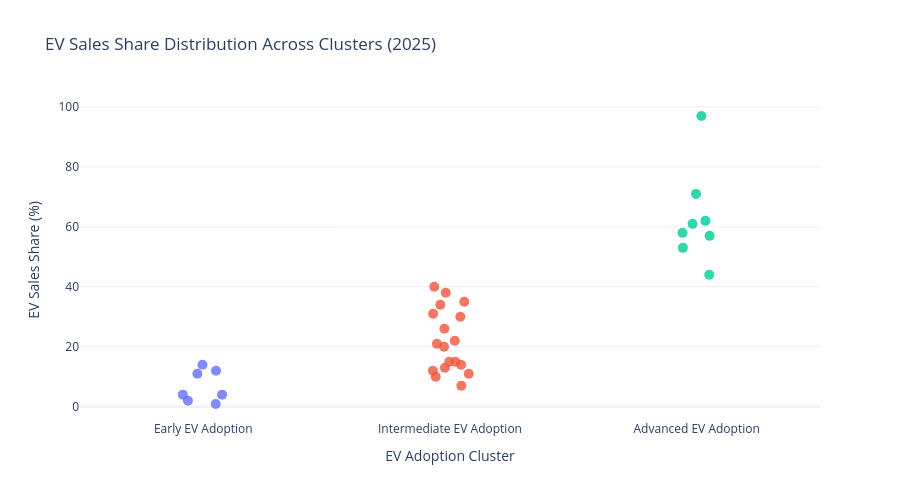

Notebook source saved alongside this figure:
### Code cell
import plotly.express as px

# Yalnızca 2025 verilerini seç
cluster_2025 = clustering_results[
    clustering_results["year"] == 2025
].copy()

# Her ülke yalnızca bir kez bulunmalı
assert not cluster_2025["region_country"].duplicated().any()

cluster_order = [
    "Early EV Adoption",
    "Intermediate EV Adoption",
    "Advanced EV Adoption"
]

# Etkileşimli Strip Plot (Beeswarm benzeri)
fig = px.strip(
    cluster_2025,
    x="cluster_name",
    y="ev_sales_share",
    color="cluster_name",
    hover_name="region_country",
    hover_data={
        "ev_sales_share": ":.2f",
        "ev_stock_share": ":.2f",
        "cluster_name": False
    },
    category_orders={"cluster_name": cluster_order},
    labels={
        "cluster_name": "EV Adoption Cluster",
        "ev_sales_share": "EV Sales Share (%)",
        "ev_stock_share": "EV Stock Share (%)"
    },
    title="EV Sales Share Distribution Across Clusters (2025)"
)

fig.update_traces(
    jitter=0.4,
    marker=dict(size=10, opacity=0.8)
)

fig.update_layout(
    showlegend=False,
    height=500,
    template="plotly_white"
)

fig.show()

# Küme bazında özet istatistikler
summary = (
    cluster_2025.groupby("cluster_name")["ev_sales_share"]
    .agg(["count", "median", "min", "max"])
    .reindex(cluster_order)
    .round(2)
)

display(summary)

### Figure 1 — Plotly figure (JSON) as saved in the notebook; plotly's stock layout.template omitted (floating-point values rounded to 4 significant figures)
{"data": [{"alignmentgroup": "True", "boxpoints": "all", "customdata": [[0.45], [1.0], [0.75], [0.9], [3.0], [0.15], [0.11]], "fillcolor": "rgba(255,255,255,0)", "hoveron": "points", "hovertemplate": "<b>%{hovertext}</b><br><br>EV Sales Share (%)=%{y:.2f}<br>EV Stock Share (%)=%{customdata[0]:.2f}<extra></extra>", "hovertext": ["Chile", "Greece", "India", "Jordan", "Korea", "Russia", "South Africa"], "jitter": 0.4, "legendgroup": "Early EV Adoption", "line": {"color": "rgba(255,255,255,0)"}, "marker": {"color": "#636efa", "opacity": 0.8, "size": 10}, "name": "Early EV Adoption", "offsetgroup": "Early EV Adoption", "orientation": "v", "pointpos": 0, "showlegend": true, "type": "box", "x": ["Early EV Adoption", "Early EV Adoption", "Early EV Adoption", "Early EV Adoption", "Early EV Adoption", "Early EV Adoption", "Early EV Adoption"], "x0": " ", "xaxis": "x", "y": [4.0, 14.0, 4.0, 12.0, 11.0, 2.0, 0.88], "y0": " ", "yaxis": "y"}, {"alignmentgroup": "True", "boxpoints": "all", "customdata": [[3.0], [7.0], [4.0], [6.0], [6.0], [1.0], [8.0], [2.0], [0.56], [4.0], [2.0], [6.0], [9.0], [2.0], [8.0], [3.0], [3.0], [7.0]], "fillcolor": "rgba(255,255,255,0)", "hoveron": "points", "hovertemplate": "<b>%{hovertext}</b><br><br>EV Sales Share (%)=%{y:.2f}<br>EV Stock Share (%)=%{customdata[0]:.2f}<extra></extra>", "hovertext": ["Australia", "Austria", "Canada", "France", "Germany", "Indonesia", "Israel", "Italy", "Mexico", "New Zealand", "Poland", "Portugal", "Singapore", "Spain", "Switzerland", "Turkiye", "USA", "United Kingdom"], "jitter": 0.4, "legendgroup": "Intermediate EV Adoption", "line": {"color": "rgba(255,255,255,0)"}, "marker": {"color": "#EF553B", "opacity": 0.8, "size": 10}, "name": "Intermediate EV Adoption", "offsetgroup": "Intermediate EV Adoption", "orientation": "v", "pointpos": 0, "showlegend": true, "type": "box", "x": ["Intermediate EV Adoption", "Intermediate EV Adoption", "Intermediate EV Adoption", "Intermediate EV Adoption", "Intermediate EV Adoption", "Intermediate EV Adoption", "Intermediate EV Adoption", "Intermediate EV Adoption", "Intermediate EV Adoption", "Intermediate EV Adoption", "Intermediate EV Adoption", "Intermediate EV Adoption", "Intermediate EV Adoption", "Intermediate EV Adoption", "Intermediate EV Adoption", "Intermediate EV Adoption", "Intermediate EV Adoption", "Intermediate EV Adoption"], "x0": " ", "xaxis": "x", "y": [15.0, 31.0, 11.0, 26.0, 30.0, 15.0, 21.0, 13.0, 7.0, 12.0, 14.0, 38.0, 40.0, 20.0, 34.0, 22.0, 10.0, 35.0], "y0": " ", "yaxis": "y"}, {"alignmentgroup": "True", "boxpoints": "all", "customdata": [[13.0], [14.0], [23.0], [12.0], [25.0], [13.0], [36.0], [16.0]], "fillcolor": "rgba(255,255,255,0)", "hoveron": "points", "hovertemplate": "<b>%{hovertext}</b><br><br>EV Sales Share (%)=%{y:.2f}<br>EV Stock Share (%)=%{customdata[0]:.2f}<extra></extra>", "hovertext": ["Belgium", "China", "Denmark", "Finland", "Iceland", "Netherlands", "Norway", "Sweden"], "jitter": 0.4, "legendgroup": "Advanced EV Adoption", "line": {"color": "rgba(255,255,255,0)"}, "marker": {"color": "#00cc96", "opacity": 0.8, "size": 10}, "name": "Advanced EV Adoption", "offsetgroup": "Advanced EV Adoption", "orientation": "v", "pointpos": 0, "showlegend": true, "type": "box", "x": ["Advanced EV Adoption", "Advanced EV Adoption", "Advanced EV Adoption", "Advanced EV Adoption", "Advanced EV Adoption", "Advanced EV Adoption", "Advanced EV Adoption", "Advanced EV Adoption"], "x0": " ", "xaxis": "x", "y": [44.0, 53.0, 71.0, 57.0, 62.0, 58.0, 97.0, 61.0], "y0": " ", "yaxis": "y"}], "layout": {"boxmode": "overlay", "height": 500, "legend": {"title": {"text": "EV Adoption Cluster"}, "tracegroupgap": 0}, "showlegend": false, "title": {"text": "EV Sales Share Distribution Across Clusters (2025)"}, "xaxis": {"anchor": "y", "categoryarray": ["Early EV Adoption", "Intermediate EV Adoption", "Advanced EV Adoption"], "categoryorder": "array", "domain": [0, 1], "title": {"text": "EV Adoption Cluster"}}, "yaxis": {"anchor": "x", "domain": [0, 1], "title": {"text": "EV Sales Share (%)"}}}}
